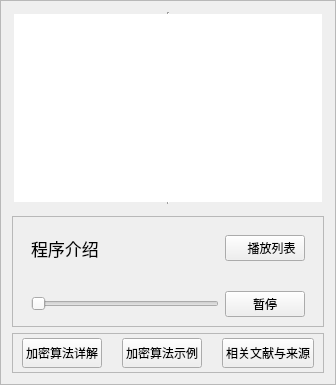
     <widget class="QFrame" name="frame_11">
      <property name="frameShape">
       <enum>QFrame::StyledPanel</enum>
      </property>
      <property name="frameShadow">
       <enum>QFrame::Raised</enum>
      </property>
      <layout class="QVBoxLayout" name="verticalLayout_12">
       <item>
        <widget class="QWidget" name="widget_2" native="true">
         <layout class="QVBoxLayout" name="verticalLayout_10" stretch="0,0,2">
          <property name="leftMargin">
           <number>0</number>
          </property>
          <property name="topMargin">
           <number>0</number>
          </property>
          <property name="rightMargin">
           <number>0</number>
          </property>
          <property name="bottomMargin">
           <number>0</number>
          </property>
          <item>
           <widget class="QTextBrowser" name="textBrowser">
            <property name="minimumSize">
             <size>
              <width>0</width>
              <height>35</height>
             </size>
            </property>
            <property name="font">
             <font>
              <family>Ubuntu</family>
              <pointsize>12</pointsize>
             </font>
            </property>
            <property name="frameShape">
             <enum>QFrame::VLine</enum>
            </property>
            <property name="frameShadow">
             <enum>QFrame::Sunken</enum>
            </property>
           </widget>
          </item>
          <item>
           <widget class="QFrame" name="frame_14">
            <property name="frameShape">
             <enum>QFrame::StyledPanel</enum>
            </property>
            <property name="frameShadow">
             <enum>QFrame::Raised</enum>
            </property>
           </widget>
          </item>
          <item>
           <widget class="QFrame" name="frame_12">
            <property name="frameShape">
             <enum>QFrame::StyledPanel</enum>
            </property>
            <property name="frameShadow">
             <enum>QFrame::Raised</enum>
            </property>
            <layout class="QVBoxLayout" name="verticalLayout_13" stretch="1,14,1">
             <property name="bottomMargin">
              <number>0</number>
             </property>
             <item>
              <widget class="QWidget" name="widget_5" native="true">
               <layout class="QHBoxLayout" name="horizontalLayout_4" stretch="6,1">
                <item>
                 <widget class="QLabel" name="label_5">
                  <property name="font">
                   <font>
                    <family>Ubuntu Light</family>
                    <pointsize>13</pointsize>
                   </font>
                  </property>
                  <property name="text">
                   <string>程序介绍</string>
                  </property>
                 </widget>
                </item>
                <item>
                 <widget class="QPushButton" name="pushButton_73">
                  <property name="text">
                   <string>    播放列表</string>
                  </property>
                 </widget>
                </item>
               </layout>
              </widget>
             </item>
             <item>
              <widget class="QWidget" name="widget_3" native="true"/>
             </item>
             <item>
              <widget class="QWidget" name="widget_4" native="true">
               <layout class="QHBoxLayout" name="horizontalLayout_3" stretch="10,1">
                <item>
                 <widget class="CustomSlider" name="horizontalSlider">
                  <property name="orientation">
                   <enum>Qt::Horizontal</enum>
                  </property>
                 </widget>
                </item>
                <item>
                 <widget class="QPushButton" name="pushButton_72">
                  <property name="text">
                   <string>暂停</string>
                  </property>
                 </widget>
                </item>
               </layout>
              </widget>
             </item>
            </layout>
           </widget>
          </item>
         </layout>
        </widget>
       </item>
       <item>
        <widget class="QFrame" name="frame_13">
         <property name="contextMenuPolicy">
          <enum>Qt::PreventContextMenu</enum>
         </property>
         <property name="frameShape">
          <enum>QFrame::StyledPanel</enum>
         </property>
         <layout class="QHBoxLayout" name="horizontalLayout_2">
          <property name="spacing">
           <number>20</number>
          </property>
          <property name="leftMargin">
           <number>9</number>
          </property>
          <property name="topMargin">
           <number>4</number>
          </property>
          <property name="rightMargin">
           <number>9</number>
          </property>
          <property name="bottomMargin">
           <number>4</number>
          </property>
          <item>
           <widget class="QPushButton" name="pushButton_64">
            <property name="minimumSize">
             <size>
              <width>0</width>
              <height>30</height>
             </size>
            </property>
            <property name="text">
             <string>加密算法详解</string>
            </property>
           </widget>
          </item>
          <item>
           <widget class="QPushButton" name="pushButton_65">
            <property name="minimumSize">
             <size>
              <width>0</width>
              <height>30</height>
             </size>
            </property>
            <property name="text">
             <string>加密算法示例</string>
            </property>
           </widget>
          </item>
          <item>
           <widget class="QPushButton" name="pushButton_66">
            <property name="minimumSize">
             <size>
              <width>0</width>
              <height>30</height>
             </size>
            </property>
            <property name="text">
             <string>相关文献与来源</string>
            </property>
           </widget>
          </item>
         </layout>
        </widget>
       </item>
      </layout>
     </widget>
